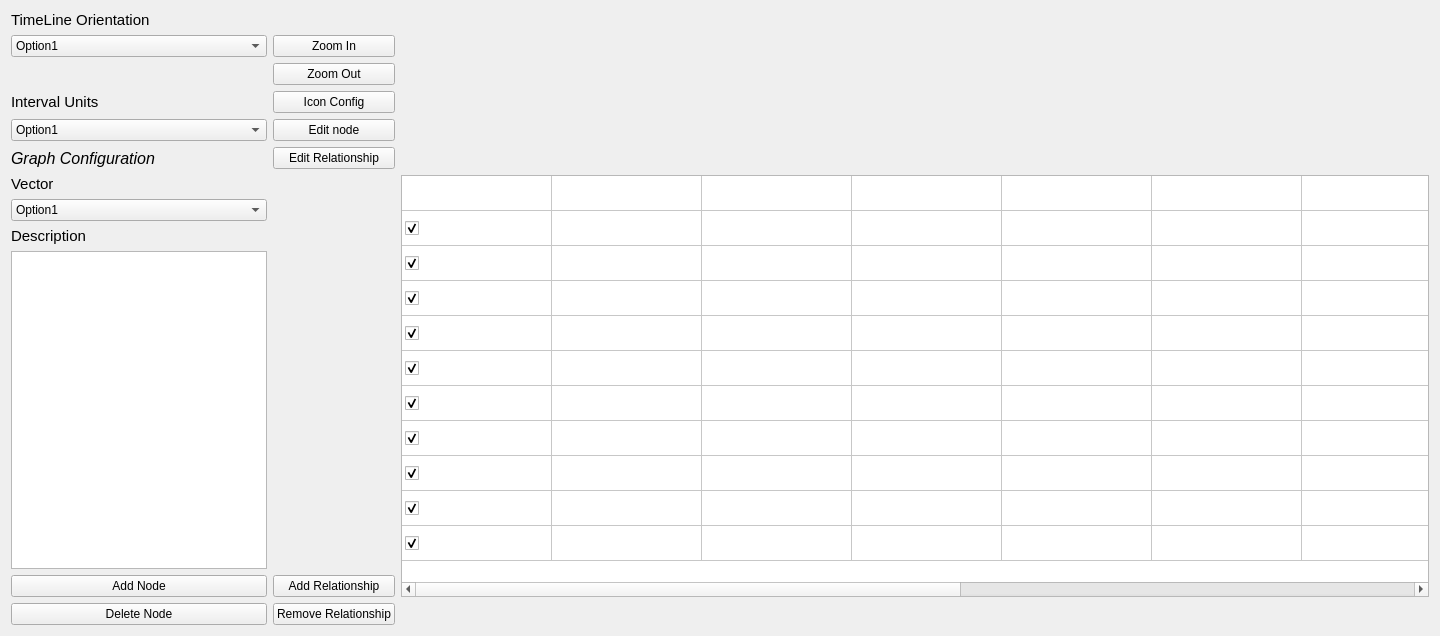
      <widget class="QWidget" name="tab_9">
       <attribute name="title">
        <string>Double View</string>
       </attribute>
       <layout class="QGridLayout" name="gridLayout_4" rowstretch="0,0,0,0,0,0,0,0,0,0,0,0">
        <item row="6" column="0">
         <widget class="QLabel" name="DoubleViewVectorLabel">
          <property name="sizePolicy">
           <sizepolicy hsizetype="Preferred" vsizetype="Fixed">
            <horstretch>0</horstretch>
            <verstretch>0</verstretch>
           </sizepolicy>
          </property>
          <property name="font">
           <font>
            <pointsize>11</pointsize>
           </font>
          </property>
          <property name="text">
           <string>Vector</string>
          </property>
         </widget>
        </item>
        <item row="0" column="3" rowspan="5">
         <widget class="QLabel" name="label_8">
          <property name="sizePolicy">
           <sizepolicy hsizetype="Preferred" vsizetype="Preferred">
            <horstretch>0</horstretch>
            <verstretch>0</verstretch>
           </sizepolicy>
          </property>
          <property name="sizeIncrement">
           <size>
            <width>0</width>
            <height>0</height>
           </size>
          </property>
          <property name="text">
           <string>&lt;html&gt;&lt;head/&gt;&lt;body&gt;&lt;p&gt;&lt;img src=&quot;:/graph/graph.png&quot;/&gt;&lt;/p&gt;&lt;/body&gt;&lt;/html&gt;</string>
          </property>
         </widget>
        </item>
        <item row="1" column="1">
         <widget class="QPushButton" name="DoubleViewZoomInBut">
          <property name="text">
           <string>Zoom In</string>
          </property>
         </widget>
        </item>
        <item row="4" column="0">
         <widget class="QComboBox" name="DoubleViewIntervalOptions">
          <item>
           <property name="text">
            <string>Option1</string>
           </property>
          </item>
          <item>
           <property name="text">
            <string>Option 2</string>
           </property>
          </item>
         </widget>
        </item>
        <item row="5" column="1">
         <widget class="QPushButton" name="DoubleViewEditRelationshipBut">
          <property name="text">
           <string>Edit Relationship</string>
          </property>
         </widget>
        </item>
        <item row="2" column="1">
         <widget class="QPushButton" name="DoubleViewZoomOutBut">
          <property name="text">
           <string>Zoom Out</string>
          </property>
         </widget>
        </item>
        <item row="3" column="0">
         <widget class="QLabel" name="DoubleViewIntervalUnitsLabel">
          <property name="font">
           <font>
            <pointsize>11</pointsize>
           </font>
          </property>
          <property name="text">
           <string>Interval Units</string>
          </property>
         </widget>
        </item>
        <item row="8" column="0">
         <widget class="QLabel" name="DoubleViewDescriptionLabel">
          <property name="font">
           <font>
            <pointsize>11</pointsize>
           </font>
          </property>
          <property name="text">
           <string>Description</string>
          </property>
          <property name="scaledContents">
           <bool>false</bool>
          </property>
         </widget>
        </item>
        <item row="10" column="1">
         <widget class="QPushButton" name="DoubleViewAddRelationshipBut">
          <property name="text">
           <string>Add Relationship</string>
          </property>
         </widget>
        </item>
        <item row="3" column="1">
         <widget class="QPushButton" name="DoubleViewIconConfigBut">
          <property name="text">
           <string>Icon Config</string>
          </property>
         </widget>
        </item>
        <item row="6" column="3" rowspan="5">
         <widget class="QTableWidget" name="DoubleViewTable">
          <property name="minimumSize">
           <size>
            <width>1028</width>
            <height>422</height>
           </size>
          </property>
          <property name="font">
           <font>
            <family>Times New Roman</family>
           </font>
          </property>
          <property name="mouseTracking">
           <bool>true</bool>
          </property>
          <property name="tabletTracking">
           <bool>true</bool>
          </property>
          <property name="autoFillBackground">
           <bool>false</bool>
          </property>
          <property name="inputMethodHints">
           <set>Qt::ImhNone</set>
          </property>
          <property name="verticalScrollBarPolicy">
           <enum>Qt::ScrollBarAsNeeded</enum>
          </property>
          <property name="horizontalScrollBarPolicy">
           <enum>Qt::ScrollBarAsNeeded</enum>
          </property>
          <property name="sizeAdjustPolicy">
           <enum>QAbstractScrollArea::AdjustIgnored</enum>
          </property>
          <property name="sortingEnabled">
           <bool>true</bool>
          </property>
          <property name="wordWrap">
           <bool>true</bool>
          </property>
          <attribute name="horizontalHeaderVisible">
           <bool>false</bool>
          </attribute>
          <attribute name="horizontalHeaderCascadingSectionResizes">
           <bool>true</bool>
          </attribute>
          <attribute name="horizontalHeaderDefaultSectionSize">
           <number>150</number>
          </attribute>
          <attribute name="horizontalHeaderHighlightSections">
           <bool>false</bool>
          </attribute>
          <attribute name="horizontalHeaderMinimumSectionSize">
           <number>25</number>
          </attribute>
          <attribute name="horizontalHeaderShowSortIndicator" stdset="0">
           <bool>true</bool>
          </attribute>
          <attribute name="horizontalHeaderStretchLastSection">
           <bool>false</bool>
          </attribute>
          <attribute name="verticalHeaderVisible">
           <bool>false</bool>
          </attribute>
          <attribute name="verticalHeaderDefaultSectionSize">
           <number>35</number>
          </attribute>
          <attribute name="verticalHeaderHighlightSections">
           <bool>false</bool>
          </attribute>
          <row>
           <property name="text">
            <string>New Row</string>
           </property>
          </row>
          <row>
           <property name="text">
            <string>New Row</string>
           </property>
          </row>
          <row>
           <property name="text">
            <string>New Row</string>
           </property>
          </row>
          <row>
           <property name="text">
            <string>New Row</string>
           </property>
          </row>
          <row>
           <property name="text">
            <string>New Row</string>
           </property>
          </row>
          <row>
           <property name="text">
            <string>New Row</string>
           </property>
          </row>
          <row>
           <property name="text">
            <string>New Row</string>
           </property>
          </row>
          <row>
           <property name="text">
            <string>New Row</string>
           </property>
          </row>
          <row>
           <property name="text">
            <string>New Row</string>
           </property>
          </row>
          <row>
           <property name="text">
            <string>New Row</string>
           </property>
          </row>
          <row>
           <property name="text">
            <string>New Row</string>
           </property>
          </row>
          <column>
           <property name="text">
            <string>Node Property Visibility</string>
           </property>
          </column>
          <column>
           <property name="text">
            <string>Node ID</string>
           </property>
          </column>
          <column>
           <property name="text">
            <string>New Column</string>
           </property>
          </column>
          <column>
           <property name="text">
            <string>Node Name</string>
           </property>
          </column>
          <column>
           <property name="text">
            <string>Node Timestamp</string>
           </property>
          </column>
          <column>
           <property name="text">
            <string>Node Description</string>
           </property>
          </column>
          <column>
           <property name="text">
            <string>Log Creator</string>
           </property>
          </column>
          <column>
           <property name="text">
            <string>New Column</string>
           </property>
          </column>
          <column>
           <property name="text">
            <string>Event Type</string>
           </property>
          </column>
          <column>
           <property name="text">
            <string>Icon Type</string>
           </property>
          </column>
          <column>
           <property name="text">
            <string>Node Visibility</string>
           </property>
          </column>
          <item row="0" column="0">
           <property name="text">
            <string/>
           </property>
          </item>
          <item row="1" column="0">
           <property name="text">
            <string/>
           </property>
           <property name="checkState">
            <enum>Checked</enum>
           </property>
          </item>
          <item row="2" column="0">
           <property name="text">
            <string/>
           </property>
           <property name="checkState">
            <enum>Checked</enum>
           </property>
          </item>
          <item row="3" column="0">
           <property name="text">
            <string/>
           </property>
           <property name="checkState">
            <enum>Checked</enum>
           </property>
          </item>
          <item row="4" column="0">
           <property name="text">
            <string/>
           </property>
           <property name="checkState">
            <enum>Checked</enum>
           </property>
          </item>
          <item row="5" column="0">
           <property name="text">
            <string/>
           </property>
           <property name="checkState">
            <enum>Checked</enum>
           </property>
          </item>
          <item row="6" column="0">
           <property name="text">
            <string/>
           </property>
           <property name="checkState">
            <enum>Checked</enum>
           </property>
          </item>
          <item row="7" column="0">
           <property name="text">
            <string/>
           </property>
           <property name="checkState">
            <enum>Checked</enum>
           </property>
          </item>
          <item row="8" column="0">
           <property name="text">
            <string/>
           </property>
           <property name="checkState">
            <enum>Checked</enum>
           </property>
          </item>
          <item row="9" column="0">
           <property name="text">
            <string/>
           </property>
           <property name="checkState">
            <enum>Checked</enum>
           </property>
          </item>
          <item row="10" column="0">
           <property name="text">
            <string/>
           </property>
           <property name="checkState">
            <enum>Checked</enum>
           </property>
          </item>
         </widget>
        </item>
        <item row="5" column="0">
         <widget class="QLabel" name="GraphConfi">
          <property name="font">
           <font>
            <pointsize>12</pointsize>
            <weight>50</weight>
            <italic>true</italic>
            <bold>false</bold>
            <kerning>true</kerning>
           </font>
          </property>
          <property name="text">
           <string>Graph Configuration</string>
          </property>
         </widget>
        </item>
        <item row="7" column="0">
         <widget class="QComboBox" name="DoubleViewVectorOptions">
          <item>
           <property name="text">
            <string>Option1</string>
           </property>
          </item>
          <item>
           <property name="text">
            <string>Option 2</string>
           </property>
          </item>
         </widget>
        </item>
        <item row="1" column="0">
         <widget class="QComboBox" name="DoubleViewTimelineOptions">
          <item>
           <property name="text">
            <string>Option1</string>
           </property>
          </item>
          <item>
           <property name="text">
            <string>Option 2</string>
           </property>
          </item>
         </widget>
        </item>
        <item row="11" column="1">
         <widget class="QPushButton" name="DoubleViewRemoveRelationshipBut">
          <property name="text">
           <string>Remove Relationship</string>
          </property>
         </widget>
        </item>
        <item row="4" column="1">
         <widget class="QPushButton" name="DoubleViewEditNodeBut">
          <property name="text">
           <string>Edit node</string>
          </property>
         </widget>
        </item>
        <item row="10" column="0">
         <widget class="QPushButton" name="DoubleViewAddNodeBut">
          <property name="text">
           <string>Add Node</string>
          </property>
         </widget>
        </item>
        <item row="9" column="0">
         <widget class="QPlainTextEdit" name="DoubleViewDescriptionTextbox">
          <property name="sizePolicy">
           <sizepolicy hsizetype="Expanding" vsizetype="Expanding">
            <horstretch>0</horstretch>
            <verstretch>2</verstretch>
           </sizepolicy>
          </property>
         </widget>
        </item>
        <item row="0" column="0">
         <widget class="QLabel" name="DoubleViewTimelineLabel">
          <property name="font">
           <font>
            <pointsize>11</pointsize>
           </font>
          </property>
          <property name="text">
           <string>TimeLine Orientation</string>
          </property>
         </widget>
        </item>
        <item row="11" column="0">
         <widget class="QPushButton" name="DoubleViewDeleteNodeBut">
          <property name="text">
           <string>Delete Node</string>
          </property>
         </widget>
        </item>
       </layout>
      </widget>
